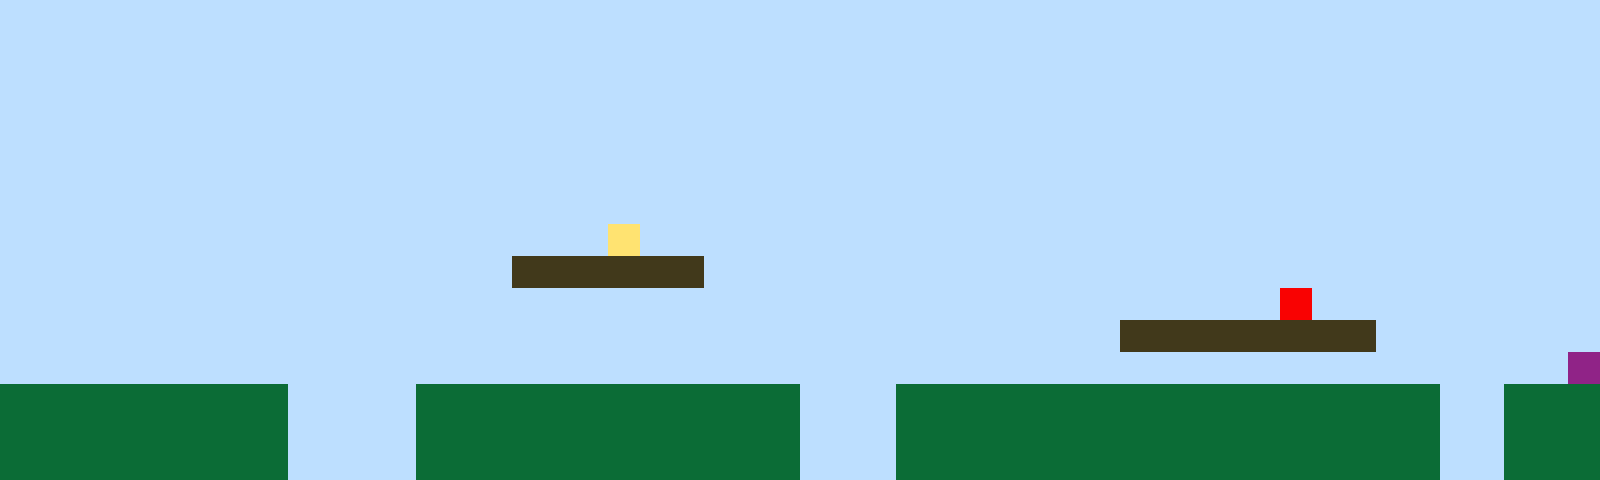

A level layout from a 2D game, rendered from its tile map. Below: a short description, then the map file with its tile-grid data intact:
An orthogonal 50x15 tile map with 32x32 px tiles, 1 tile layer (Tile Layer 1).

<map version="1.10" tiledversion="1.11.2" orientation="orthogonal" renderorder="right-up" width="50" height="15" tilewidth="32" tileheight="32" infinite="0" nextlayerid="2" nextobjectid="1"><editorsettings><export target="map1.csv" format="csv" /></editorsettings><tileset firstgid="1" name="sprites" tilewidth="32" tileheight="32" tilecount="6" columns="3"><image source="sprites.png" width="96" height="64" /></tileset><layer id="1" name="Tile Layer 1" width="50" height="15"><data encoding="csv">1,1,1,1,1,1,1,1,1,1,1,1,1,1,1,1,1,1,1,1,1,1,1,1,1,1,1,1,1,1,1,1,1,1,1,1,1,1,1,1,1,1,1,1,1,1,1,1,1,1,1,1,1,1,1,1,1,1,1,1,1,1,1,1,1,1,1,1,1,1,1,1,1,1,1,1,1,1,1,1,1,1,1,1,1,1,1,1,1,1,1,1,1,1,1,1,1,1,1,1,1,1,1,1,1,1,1,1,1,1,1,1,1,1,1,1,1,1,1,1,1,1,1,1,1,1,1,1,1,1,1,1,1,1,1,1,1,1,1,1,1,1,1,1,1,1,1,1,1,1,1,1,1,1,1,1,1,1,1,1,1,1,1,1,1,1,1,1,1,1,1,1,1,1,1,1,1,1,1,1,1,1,1,1,1,1,1,1,1,1,1,1,1,1,1,1,1,1,1,1,1,1,1,1,1,1,1,1,1,1,1,1,1,1,1,1,1,1,1,1,1,1,1,1,1,1,1,1,1,1,1,1,1,1,1,1,1,1,1,1,1,1,1,1,1,1,1,1,1,1,1,1,1,1,1,1,1,1,1,1,1,1,1,1,1,1,1,1,1,1,1,1,1,1,1,1,1,1,1,1,1,1,1,1,1,1,1,1,1,1,1,1,1,1,1,1,1,1,1,1,1,1,1,1,1,1,1,1,1,1,1,1,1,1,1,1,1,1,1,1,1,1,1,1,1,1,1,1,1,1,1,1,1,1,1,1,1,1,1,1,1,1,1,1,1,1,1,1,1,1,1,1,1,1,1,1,1,1,1,1,1,1,1,1,1,1,1,1,1,4,1,1,1,1,1,1,1,1,1,1,1,1,1,1,1,1,1,1,1,1,1,1,1,1,1,1,1,1,1,1,1,1,1,1,1,1,1,1,1,1,1,1,1,1,1,1,3,3,3,3,3,3,1,1,1,1,1,1,1,1,1,1,1,1,1,1,1,1,1,1,1,1,1,1,1,1,1,1,1,1,1,1,1,1,1,1,1,1,1,1,1,1,1,1,1,1,1,1,1,1,1,1,1,1,1,1,1,1,1,1,1,1,1,1,1,1,1,1,1,1,5,1,1,1,1,1,1,1,1,1,1,1,1,1,1,1,1,1,1,1,1,1,1,1,1,1,1,1,1,1,1,1,1,1,1,1,1,1,1,1,1,1,1,1,1,3,3,3,3,3,3,3,3,1,1,1,1,1,1,1,1,1,1,1,1,1,1,1,1,1,1,1,1,1,1,1,1,1,1,1,1,1,1,1,1,1,1,1,1,1,1,1,1,1,1,1,1,1,1,1,1,1,1,1,1,1,1,1,1,6,2,2,2,2,2,2,2,2,2,1,1,1,1,2,2,2,2,2,2,2,2,2,2,2,2,1,1,1,2,2,2,2,2,2,2,2,2,2,2,2,2,2,2,2,2,1,1,2,2,2,2,2,2,2,2,2,2,2,2,1,1,1,1,2,2,2,2,2,2,2,2,2,2,2,2,1,1,1,2,2,2,2,2,2,2,2,2,2,2,2,2,2,2,2,2,1,1,2,2,2,2,2,2,2,2,2,2,2,2,1,1,1,1,2,2,2,2,2,2,2,2,2,2,2,2,1,1,1,2,2,2,2,2,2,2,2,2,2,2,2,2,2,2,2,2,1,1,2,2,2</data></layer></map>
